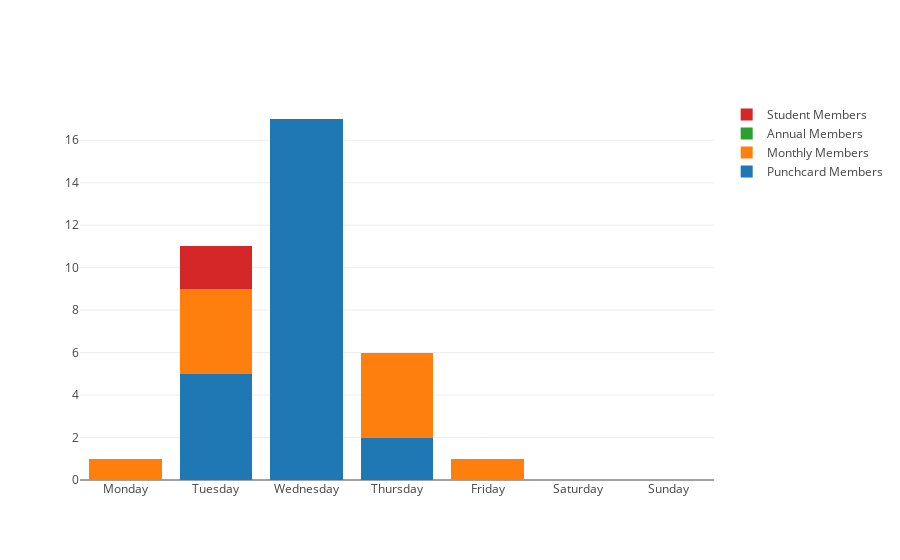

Notebook source saved alongside this figure:
### Code cell
from plotly.offline import download_plotlyjs, init_notebook_mode, plot, iplot
init_notebook_mode(connected=True)
from chartsHelper import *
ch = chartsHelper()
ch.calculate_attendence()
iplot(ch.create_attendence_chart())

### Figure 1 — Plotly figure (JSON) as saved in the notebook; plotly's stock layout.template omitted (floating-point values rounded to 4 significant figures)
{"data": [{"name": "Punchcard Members", "type": "bar", "uid": "eca2475e-a716-11e8-864c-843835419da6", "x": ["Monday", "Tuesday", "Wednesday", "Thursday", "Friday", "Saturday", "Sunday"], "y": [0, 5, 17, 2, 0, 0, 0, 0]}, {"name": "Monthly Members", "type": "bar", "uid": "eca24948-a716-11e8-864c-843835419da6", "x": ["Monday", "Tuesday", "Wednesday", "Thursday", "Friday", "Saturday", "Sunday"], "y": [1, 4, 0, 4, 1, 0, 0, 0]}, {"name": "Annual Members", "type": "bar", "uid": "eca24a42-a716-11e8-864c-843835419da6", "x": ["Monday", "Tuesday", "Wednesday", "Thursday", "Friday", "Saturday", "Sunday"], "y": [0, 0, 0, 0, 0, 0, 0, 0]}, {"name": "Student Members", "type": "bar", "uid": "eca24b14-a716-11e8-864c-843835419da6", "x": ["Monday", "Tuesday", "Wednesday", "Thursday", "Friday", "Saturday", "Sunday"], "y": [0, 2, 0, 0, 0, 0, 0, 0]}], "layout": {"barmode": "stack"}}
